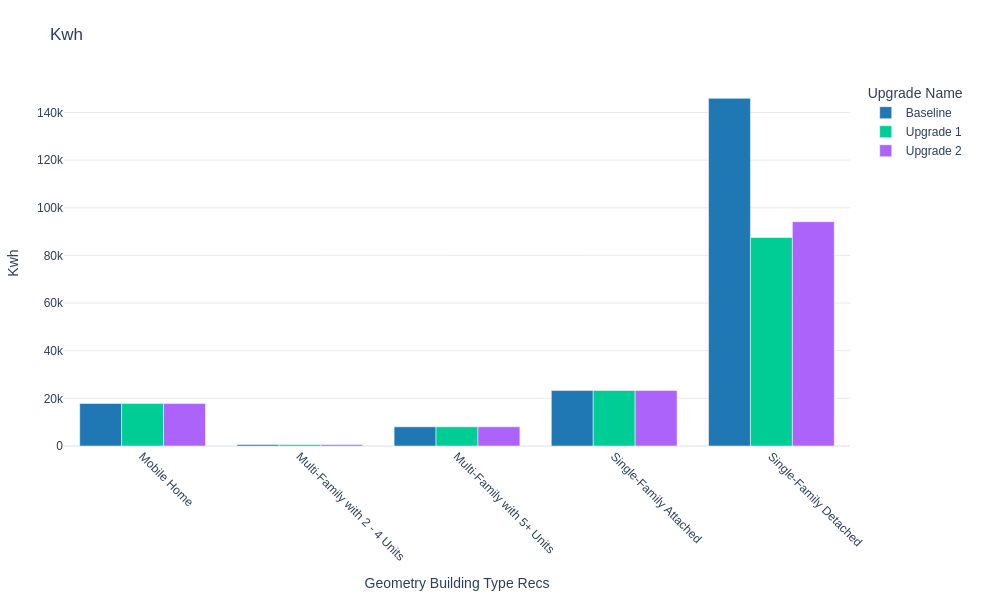

Notebook code for this chart:
### Code cell
po = PlotOrchestrator("workflow.yaml")
plot_spec = PlotSpec(
    upgrade_inclusion=UpgradeInclusion.all,
    vacancy_inclusion=VacancyInclusion.all,
    comparison_type=ComparisonTypes.absolute,
    visualization_type=VizType.bar,
    group_by="in.geometry_building_type_recs",
    quantity="out.site_energy.total.energy_consumption.kwh",
    quantity_group_name="net_energy_consumption",
)

plotter = PlotOrchestrator.get_plotter(plot_spec.visualization_type)
folder_segment, name = plot_spec.get_path_and_name()
df = po.processor.prepare_data_for_plot(plot_spec)
fig = plotter.create_plot(df, plot_spec)
fig.show()

### Figure 1 — Plotly figure (JSON) as saved in the notebook; plotly's stock layout.template omitted (floating-point values rounded to 4 significant figures)
{"data": [{"alignmentgroup": "True", "hovertemplate": "Upgrade Name=Baseline<br>Geometry Building Type Recs=%{x}<br>Kwh=%{y}<extra></extra>", "legendgroup": "Baseline", "marker": {"color": "#1f77b4", "pattern": {"shape": ""}}, "name": "Baseline", "offsetgroup": "Baseline", "orientation": "v", "showlegend": true, "textposition": "auto", "type": "bar", "x": ["Mobile Home", "Multi-Family with 2 - 4 Units", "Multi-Family with 5+ Units", "Single-Family Attached", "Single-Family Detached"], "xaxis": "x", "y": [17870.0, 621.0, 8056.0, 23300.0, 145900.0], "yaxis": "y"}, {"alignmentgroup": "True", "hovertemplate": "Upgrade Name=Upgrade 1<br>Geometry Building Type Recs=%{x}<br>Kwh=%{y}<extra></extra>", "legendgroup": "Upgrade 1", "marker": {"color": "#00cc96", "pattern": {"shape": ""}}, "name": "Upgrade 1", "offsetgroup": "Upgrade 1", "orientation": "v", "showlegend": true, "textposition": "auto", "type": "bar", "x": ["Mobile Home", "Multi-Family with 2 - 4 Units", "Multi-Family with 5+ Units", "Single-Family Attached", "Single-Family Detached"], "xaxis": "x", "y": [17870.0, 621.0, 8056.0, 23300.0, 87520.0], "yaxis": "y"}, {"alignmentgroup": "True", "hovertemplate": "Upgrade Name=Upgrade 2<br>Geometry Building Type Recs=%{x}<br>Kwh=%{y}<extra></extra>", "legendgroup": "Upgrade 2", "marker": {"color": "#ab63fa", "pattern": {"shape": ""}}, "name": "Upgrade 2", "offsetgroup": "Upgrade 2", "orientation": "v", "showlegend": true, "textposition": "auto", "type": "bar", "x": ["Mobile Home", "Multi-Family with 2 - 4 Units", "Multi-Family with 5+ Units", "Single-Family Attached", "Single-Family Detached"], "xaxis": "x", "y": [17870.0, 621.0, 8056.0, 23300.0, 94150.0], "yaxis": "y"}], "layout": {"barmode": "group", "font": {"family": "Arial", "size": 12}, "height": 600, "legend": {"title": {"text": "Upgrade Name"}, "tracegroupgap": 0}, "margin": {"b": 50, "l": 50, "r": 150, "t": 80}, "plot_bgcolor": "white", "title": {"text": "Kwh"}, "width": 1000, "xaxis": {"anchor": "y", "domain": [0, 1], "tickangle": 45, "title": {"text": "Geometry Building Type Recs"}}, "yaxis": {"anchor": "x", "domain": [0, 1], "gridcolor": "lightgray", "gridwidth": 0.5, "title": {"text": "Kwh"}}}}
